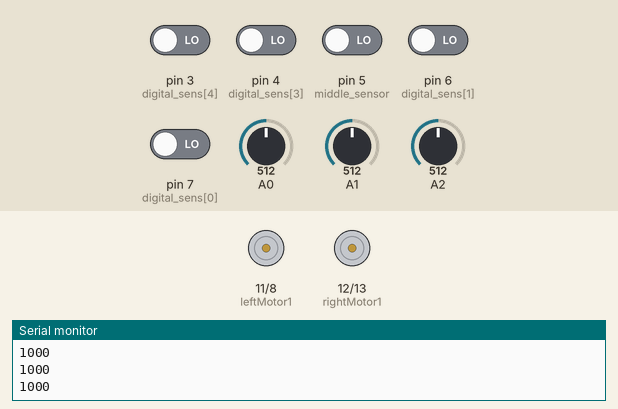
This sketch was run on a simulated Arduino Uno, built with avr-gcc and run on an emulated ATmega328P. Shown: motor-driver pin pairs drawn as motors (green arrow = first pin HIGH = forward, orange = second pin HIGH = backward, longer = more drive, scaled by the enable pin), the last lines printed to the serial monitor. The inputs (shaded band) are chosen by the test bench; at power-on: pin 3 (digital_sens[4]), pin 4 (digital_sens[3]), pin 5 (middle_sensor), pin 6 (digital_sens[1]), pin 7 (digital_sens[0]) LOW, A0 = 512, A2 = 512, A1 = 512.

Above: at 5.7 s.
5.8 s: A0 set to 529
At 7.0 s:
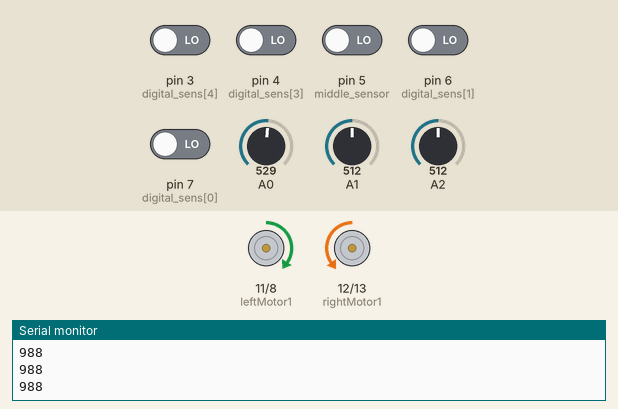
7.3 s: A2 set to 546
At 7.9 s:
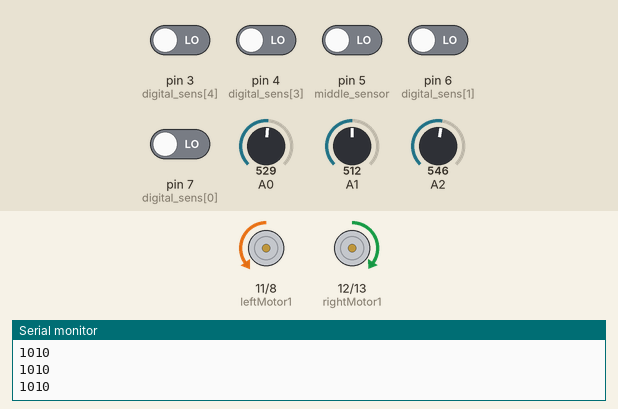
8.8 s: pin 3 (digital_sens[4]) driven HIGH
At 9.5 s:
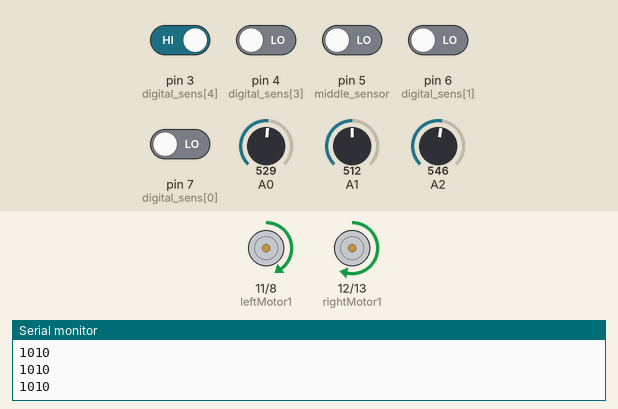
10.3 s: A1 set to 716
At 11.5 s:
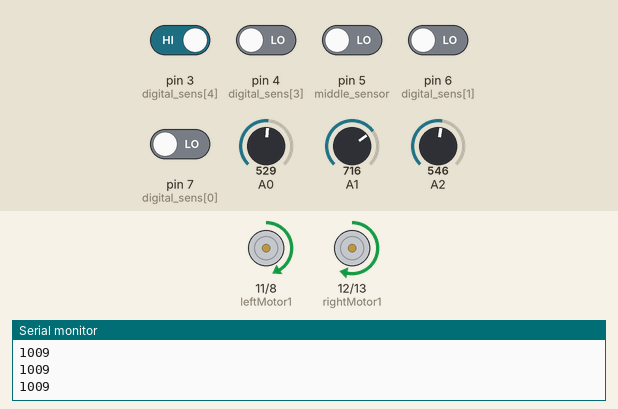
11.8 s: A0 set to 511
13.3 s: A1 set to 900
At 13.9 s:
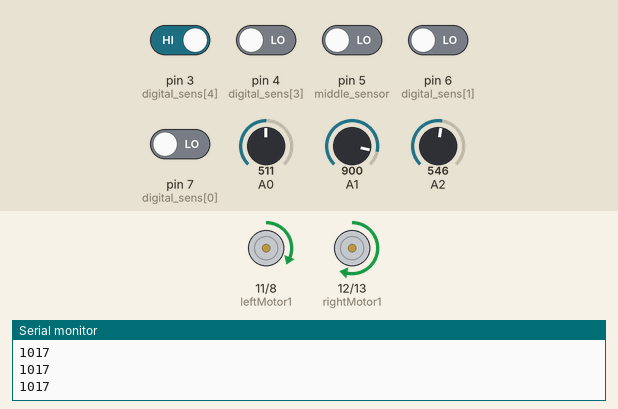
Timing chart, 0 to 15.8 s (numbered marks = the images above; inputs shaded):
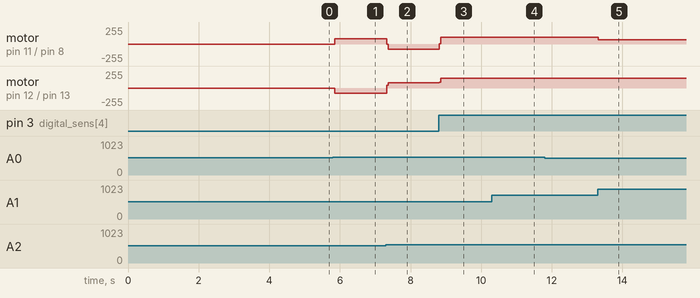

The sketch:

QTR_PID_LINE.ino
```cpp
#include <QTRSensors.h>
#define Kp 5
#define Kd 100
#define rightMaxSpeed 150 // max speed of the robot
#define leftMaxSpeed 150 // max speed of the robot
#define rightBaseSpeed 150 // this is the speed at which the motors should spin when the robot is perfectly on the line
#define leftBaseSpeed 150  // this is the speed at which the motors should spin when the robot is perfectly on the line
#define NUM_SENSORS  3     // number of sensors used
#define TIMEOUT       2500  // waits for 2500 us for sensor outputs to go low
#define EMITTER_PIN   2     // emitter is controlled by digital pin 2
#define rightMotor1 12 // In 2
#define rightMotor2 13 // In 1
#define rightMotorPWM 9 //En A
#define leftMotor1 11 // In 3
#define leftMotor2 8 // In 4
#define leftMotorPWM 10 // En B Right Motor
#define motorPower 13
#define middle_sensor 5
//-------------------for digital pid
  int middle_sensor_value=0;
  int digital_sensor_position=0;
  int right_side = 1;
  int left_side = -1;
  int u=0;
  int total_current_position=0;
  signed int error_digital=0;
  signed int target_position =5;
  signed int current_position;
  signed int proportional =0;
  signed int integrate =0;
  signed int derivative =0;
  signed int previous_error;
  signed int error_correction=0;
  signed int kp=200;//15
  signed int ki=2;
  signed int kd=5;
  signed int sensor_value[5]= {-10,-10,0,10,10};
  int digital_sens[5]={7,6,5,4,3}; // 2,13,8 left sens and 9,10,12 right sens
  int digital_sens_reading[5];

//--------------------------------------
int lastError = 0;
int rightMotorSpeed=0;
int leftMotorSpeed=0;
int middle_right_sens1=0;
int middle_middle_sens1=0;
int middle_left_sens1 = 0;
int PID_state=0;
int error=0;
int middle_right_sens =  0;
int middle_middle_sens = 0;
int middle_left_sens =   0;
int position=0;
int white=0;
int black=1;
int line;
int motorSpeed=0;
int k=0;
unsigned int sensors[3];
QTRSensorsAnalog qtra ((unsigned char[]) {0, 1, 2 } ,NUM_SENSORS, EMITTER_PIN); // sensor connected through analog pins A0 - A5 i.e. digital pins 14-19

unsigned int sensorValues[NUM_SENSORS];

void setup()
{
   for(int r=0;r<4;r++)
       {
          pinMode(digital_sens[r], INPUT);
       }
  pinMode(rightMotor1, OUTPUT);
  pinMode(rightMotor2, OUTPUT);
  pinMode(rightMotorPWM, OUTPUT);
  pinMode(leftMotor1, OUTPUT);
  pinMode(leftMotor2, OUTPUT);
  pinMode(leftMotorPWM, OUTPUT);
  //pinMode(12, OUTPUT);
  pinMode(motorPower, OUTPUT);
  pinMode(middle_sensor,INPUT);
  digitalWrite(motorPower, HIGH);
  int i;

 //---------------------------------------------
   for(int m=0; m<5; m++) //read digital sensor
        {
         digital_sens_reading[m]= digitalRead(digital_sens[m]);
        }

       if(digital_sens_reading[0]==1 || digital_sens_reading[4]==1)
           {
              //background_black;
              line = white;//for white line

           }else
              {
               // background_white;
                line =black; //for black line
              }
         //delay(1000);
 //----------------------------------------------


for (int i = 0; i < 100; i++) // calibrate for sometime by sliding the sensors across the line, or you may use auto-calibration instead

  /* comment this part out for automatic calibration
  if ( i  < 25 || i >= 75 ) // turn to the left and right to expose the sensors to the brightest and darkest readings that may be encountered
     turn_right();
   else
     turn_left(); */
   qtra.calibrate();
   delay(20);
wait();
delay(2000); // wait for 2s to position the bot before entering the main loop


    Serial.begin(9600);
    Serial.println("Cal Started");

    for (int i = 0; i < NUM_SENSORS; i++)
    {
      Serial.print(qtra.calibratedMinimumOn[i]);
      Serial.print(' ');
    }
    Serial.println();

    for (int i = 0; i < NUM_SENSORS; i++)
    {
      Serial.print(qtra.calibratedMaximumOn[i]);
      Serial.print(' ');
    }
    Serial.println();
    Serial.println();

  }

void loop()
{


                 if(line ==black)
                     {
                       black_line_follow();

                    }else if(line==white)
                        {
                           white_line_follow();
                        }


                 u=0;
                 previous_error = error_digital;
                 integrate=0;
                 derivative=0;

}//end loop

void wait(){
    digitalWrite(motorPower, LOW);
}

void stop_motor_with_revers()
      {

                       rightMotorSpeed = 80;
                       leftMotorSpeed  =80;
                       digitalWrite(rightMotor1, LOW);
                       digitalWrite(rightMotor2, HIGH);
                       analogWrite(rightMotorPWM, rightMotorSpeed);
                       digitalWrite(leftMotor1, LOW);
                       digitalWrite(leftMotor2, HIGH);
                       analogWrite(leftMotorPWM, leftMotorSpeed);
                       //delay(1);
                        rightMotorSpeed =0;
                        leftMotorSpeed  =0;

                       digitalWrite(rightMotor1, LOW);
                       digitalWrite(rightMotor2, LOW);
                       analogWrite(rightMotorPWM, rightMotorSpeed);
                       digitalWrite(leftMotor1, LOW);
                       digitalWrite(leftMotor2, LOW);
                       analogWrite(leftMotorPWM, leftMotorSpeed);


      }

void black_line_follow()
 {

     pid_calibration();
     digital_pid();
     black_line_motor_speed();
  // int f= digitalRead(middle_sensor);

     if( position==0 || position==2000 || total_current_position==0)
               {
                   PID_state=0;

               }else
                   {
                     PID_state=1;
                   }

                if(PID_state==1)
                    {
                        digitalWrite(rightMotor1, HIGH);
                        digitalWrite(rightMotor2, LOW);
                        analogWrite(rightMotorPWM, rightMotorSpeed);

                        digitalWrite(leftMotor1, HIGH);
                        digitalWrite(leftMotor2, LOW);
                        analogWrite(leftMotorPWM, leftMotorSpeed);
                     }
                    else if( PID_state==0 & digital_sensor_position == left_side) //left sens
                      {
                        stop_motor_with_revers();
                        //delay(100);
                        rightMotorSpeed = 80;
                        leftMotorSpeed  = 80;
                        digitalWrite(rightMotor1, LOW);
                        digitalWrite(rightMotor2, HIGH);
                        analogWrite(rightMotorPWM, rightMotorSpeed);

                        digitalWrite(leftMotor1, HIGH);
                        digitalWrite(leftMotor2, LOW);
                        analogWrite(leftMotorPWM, leftMotorSpeed);
                       // delay(100);

                     }else if(PID_state==0 & digital_sensor_position == right_side)//right sens
                     {
                         stop_motor_with_revers();
                        // delay(100);
                         rightMotorSpeed = 80;
                         leftMotorSpeed  = 80;//this is right motor
                         digitalWrite(rightMotor1, HIGH);
                         digitalWrite(rightMotor2, LOW);
                         analogWrite(rightMotorPWM, rightMotorSpeed);

                        digitalWrite(leftMotor1, LOW);
                        digitalWrite(leftMotor2, HIGH);
                        analogWrite(leftMotorPWM, leftMotorSpeed);
                       // delay(100);

                     }
       }//black line follow
void white_line_follow()
    {

      pid_calibration();
      digital_pid();
      white_line_motor_speed();
       middle_sensor_value = digitalRead(middle_sensor);
     // middle_sensor_value== HIGH;
      if( middle_sensor_value== HIGH )
              {
                  PID_state=0;

              }else
                   {
                     PID_state=1;
                   }

                if(PID_state==1)
                    {
                        digitalWrite(rightMotor1, HIGH);
                        digitalWrite(rightMotor2, LOW);
                        analogWrite(rightMotorPWM, rightMotorSpeed);

                        digitalWrite(leftMotor1, HIGH);
                        digitalWrite(leftMotor2, LOW);
                        analogWrite(leftMotorPWM, leftMotorSpeed);
                     }
                    else if(PID_state=0 & digital_sensor_position == left_side) //left sens
                      {
                        stop_motor_with_revers();
                        //delay(100);
                        rightMotorSpeed = 80;
                        leftMotorSpeed  = 80;
                        digitalWrite(rightMotor1, LOW);
                        digitalWrite(rightMotor2, HIGH);
                        analogWrite(rightMotorPWM, rightMotorSpeed);

                        digitalWrite(leftMotor1, HIGH);
                        digitalWrite(leftMotor2, LOW);
                        analogWrite(leftMotorPWM, leftMotorSpeed);
                       // delay(100);

                     }else if(PID_state=0 & digital_sensor_position == right_side)//right sens
                     {
                         stop_motor_with_revers();
                        // delay(100);
                         rightMotorSpeed = 80;
                         leftMotorSpeed  = 80;
                         digitalWrite(rightMotor1, HIGH);
                         digitalWrite(rightMotor2, LOW);
                         analogWrite(rightMotorPWM, rightMotorSpeed);

                        digitalWrite(leftMotor1, LOW);
                        digitalWrite(leftMotor2, HIGH);
                        analogWrite(leftMotorPWM, leftMotorSpeed);
                       // delay(100);

                     }

 }//white line follow
 void black_line_motor_speed()
    {
             rightMotorSpeed = rightBaseSpeed + motorSpeed;
             leftMotorSpeed = leftBaseSpeed - motorSpeed;
              if (rightMotorSpeed > rightMaxSpeed ) rightMotorSpeed = rightMaxSpeed; // prevent the motor from going beyond max speed
              if (leftMotorSpeed > leftMaxSpeed ) leftMotorSpeed = leftMaxSpeed; // prevent the motor from going beyond max speed
              if (rightMotorSpeed < 0) rightMotorSpeed = 0; // keep the motor speed positive
             if (leftMotorSpeed < 0) leftMotorSpeed = 0; // keep the motor speed positive

    }//black_line_motor_speed
void white_line_motor_speed()
    {
             rightMotorSpeed = rightBaseSpeed - motorSpeed;
             leftMotorSpeed = leftBaseSpeed + motorSpeed;
              if (rightMotorSpeed > rightMaxSpeed ) rightMotorSpeed = rightMaxSpeed; // prevent the motor from going beyond max speed
              if (leftMotorSpeed > leftMaxSpeed ) leftMotorSpeed = leftMaxSpeed; // prevent the motor from going beyond max speed
              if (rightMotorSpeed < 0) rightMotorSpeed = 0; // keep the motor speed positive
             if (leftMotorSpeed < 0) leftMotorSpeed = 0; // keep the motor speed positive

    }//end white line motor speed

 void pid_calibration()
     {
             sensors[3];
             position = qtra.readLine(sensors); // get calibrated readings along with the line position, refer to the QTR Sensors Arduino Library for more details on line position.
            Serial.println(position);
             error = position - 1000;  //2500 for 5 Sensors
           // Serial.println(error);
             motorSpeed = Kp * error + Kd * (error - lastError);
             lastError = error;
     }
void digital_pid()
    {
              digital_sens_read_for_pid();
              error_digital = total_current_position;
              proportional = error_digital * kp;
              integrate = integrate + error_digital;
              integrate = integrate * ki;
              derivative = error - previous_error;
              error_correction = proportional + integrate + derivative ;

              if( error_correction > 60 ) { error_correction = 60; }
              if( error_correction <-60 ) { error_correction = -60; }
              // Serial.println(current_position);
                if(error_correction > 0)//go straight

                     {
                        digital_sensor_position = right_side;

                   }else if(error_correction <0) // Turn left
                      {
                        digital_sensor_position = left_side;
                      } //else // Turn right
                    //  Serial.println(digital_sensor_position);


    }
void digital_sens_read_for_pid()
  {
       for(u=0;u<5;u++)
              {
                 digital_sens_reading[u] = digitalRead(digital_sens[u]);
                 if(digital_sens_reading[u]==line)  //1
                       {
                         current_position = sensor_value[u] ;
                         total_current_position +=current_position;
                       //  Serial.println(total_current_position);
                         // u=6;
                       }

              }
              //Serial.println(total_current_position);
             if(total_current_position >=60)
                  {
                    total_current_position=60;
                  }else if(total_current_position <-60)
                        {
                          total_current_position =-60;
                        }
        // Serial.println(total_current_position);
  }//end digital_sens_read_for_pid
```

Measured:
- the behaviour switches between 512 and 513 on A0 (found by bisection; images 0 and 1)
- the behaviour switches between 530 and 531 on A2 (found by bisection; images 1 and 2)
- after the input at 5.8 s, motor on pin 11 (leftMotor1) / pin 8 (leftMotor2): stopped → forward 79/255 after 0.05 s; motor on pin 12 (rightMotor1) / pin 13 (rightMotor2): stopped → backward 80/255 after 0.05 s
- after the input at 7.3 s, motor on pin 11 (leftMotor1) / pin 8 (leftMotor2): forward 79/255 → backward 80/255 at once; motor on pin 12 (rightMotor1) / pin 13 (rightMotor2): backward 80/255 → forward 79/255 at once
- after the input at 8.8 s, motor on pin 11 (leftMotor1) / pin 8 (leftMotor2): backward 80/255 → forward 100/255 at once; motor on pin 12 (rightMotor1) / pin 13 (rightMotor2): forward 79/255 → forward 150/255 at once
- after the input at 10.3 s, motor on pin 11 (leftMotor1) / pin 8 (leftMotor2): forward 100/255 → forward 105/255 at once
- after the input at 13.3 s, motor on pin 11 (leftMotor1) / pin 8 (leftMotor2): forward 105/255 → forward 65/255 at once
